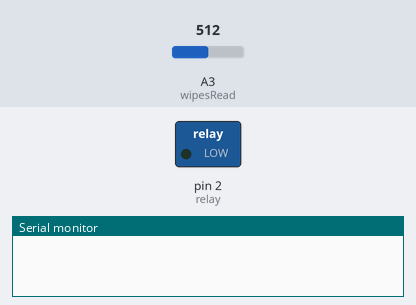
Bench run of a sketch on a simulated SparkFun Pro Micro, built with avr-gcc and run on an emulated ATmega32U4. Parts: switched loads named in the sketch (green lamp = pin HIGH), the last lines printed to the serial monitor. The inputs (shaded band) are chosen by the test bench; at power-on: A3 (wipesRead) = 512.

Above: at 1.7 s.
At 24.2 s:
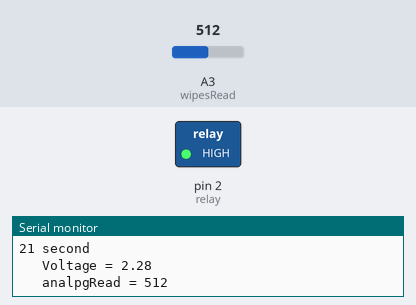
Timing chart, 0 to 27.8 s (numbered marks = the images above):
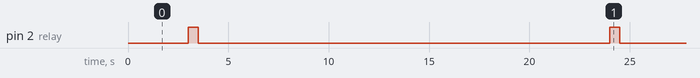

The sketch:

arduino_firmware.ino
```cpp
//arduino pro micro
//https://www.drive2.ru/b/576063005045818805/
#define wipesRead A3
#define relay 2
// the setup function runs once when you press reset or power the board
void setup() {
  pinMode(wipesRead, INPUT_PULLUP);
  pinMode(relay, OUTPUT);
  digitalWrite(relay, LOW);
  Serial.begin(115200);
  delay(500);

}
// the loop function runs over and over again forever
void loop() {
  delay(2500);
  int count = 0;

  int wipesR = analogRead(wipesRead);
  float volts = wipesR / 224.6;
  Serial.print("\t Voltage = ");
  Serial.println (volts);
  Serial.print("\t analpgRead = ");
  Serial.println (wipesR);
  if (volts >= 0.9  && volts <= 5.5 ) {
    if (volts >= 3.51  && volts <= 5.5 && count == 1) {
      digitalWrite(relay, HIGH);
      delay(500);
      digitalWrite(relay, LOW);
      Serial.println("2 second");
      delay(500);
    } else if (volts >= 3 && volts <= 3.5 ) {
      digitalWrite(relay, HIGH);
      delay(500);
      digitalWrite(relay, LOW);
      Serial.println("4 second");
      delay(1500);
    }
    else if (volts >= 2.61 && volts <= 2.99) {
      digitalWrite(relay, HIGH);
      delay(500);
      digitalWrite(relay, LOW);
      Serial.println("10 second");
      delay(5500);
    } else if (volts > 2.4 && volts <= 2.6) {
      digitalWrite(relay, HIGH);
      delay(500);
      digitalWrite(relay, LOW);
      Serial.println("15 second");
      delay(13000);

    } else if (volts >= 1 && volts <= 2.39) {
      digitalWrite(relay, HIGH);
      delay(500);
      digitalWrite(relay, LOW);
      Serial.println("21 second");
      delay(18000);
    }
    count = 1;

  } else if (volts <= 0.9) {
    Serial.println("auto is disable");
    count = 0;

  }
}
```

Measured:
- by itself, pin 2 (relay): alternates HIGH for 0.50 s and LOW for 20.5 s
